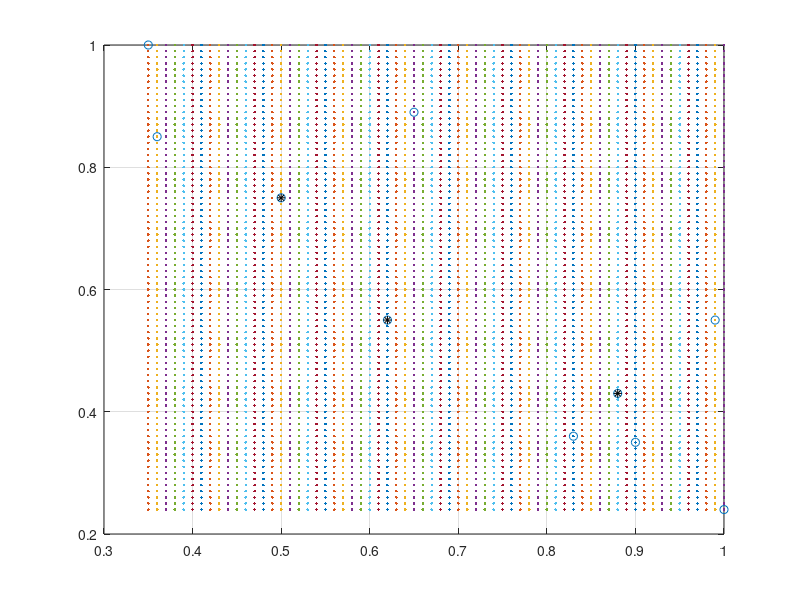
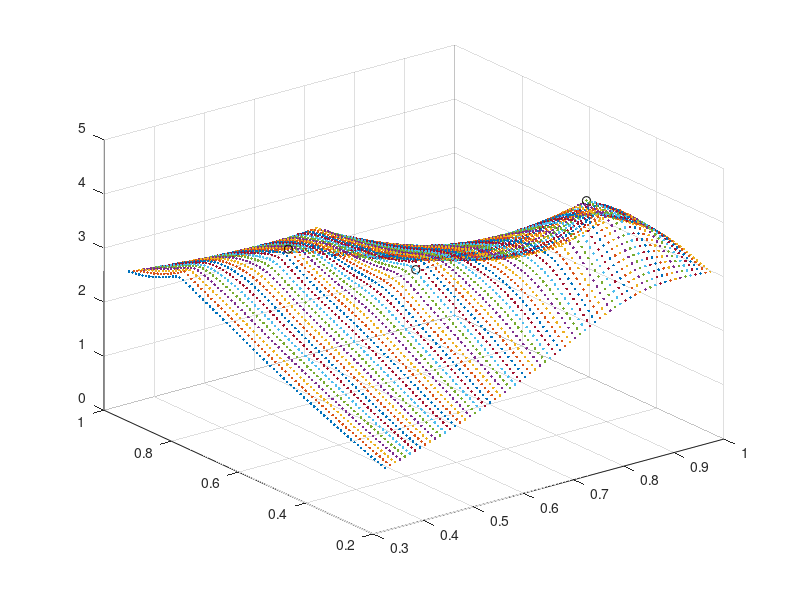
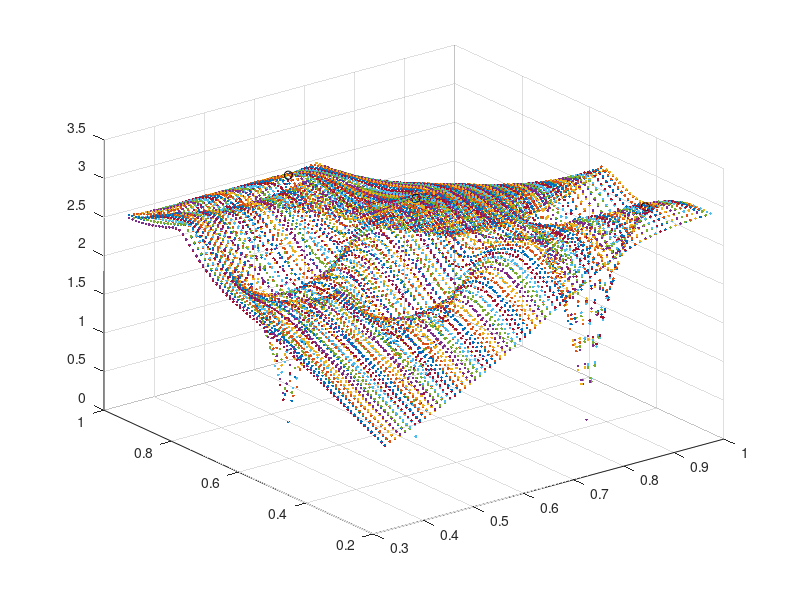

Source code (MATLAB) for these figures, in order:
clc;
close all;
clear all;

x = [0.36 0.65 0.62 0.50 0.35 0.90 1.00 0.99 0.83 0.88];
y = [0.85 0.89 0.55 0.75 1.00 0.35 0.24 0.55 0.36 0.43];

valorxmaximo = max(x);
valorxminimo = min(x);
valorymaximo = max(y);
valoryminimo = min(y);
%Modificar muestras grid para presicion
factor = 100;
factorx = valorxmaximo/factor;
factory = valorxmaximo/factor;
[X, Y] = meshgrid (valorxminimo:factorx:valorxmaximo, valoryminimo:factory:valorymaximo);

figure (1)
plot(x, y, 'o');
grid on; 
hold on;
plot(X,Y,'.');
hold on;

% Ni = grid point = X,Y
%Distancia eucliana
% dxN = sqrt( (x(1)-N(1)).^2 + (y(1)-vy(1)).^2 )

%Mayor alfa mayores picos
alfa = 4;

lenxy = length(x);
[lenX lenY] = size(X);
M = zeros(lenX,lenY);
for i = 1:lenxy
    for ii = 1:lenX
        for jj = 1:lenY
            dxN = sqrt( (x(i)-X(ii,jj)).^2 + (y(i)-Y(ii,jj)).^2 );
            Mx(ii,jj) = exp( -(alfa.*dxN) );
            M(ii,jj) = M(ii,jj) + Mx(ii,jj);
        end
    end
end

figure (2)
plot3(X,Y,M,'.');
grid on;
hold on;

%Encontrar valor maximo de M, posicion en x & y 
%M1* = max(M)
%Misma funcion que las 2 lineas siguientes---------
% [lenmx lenmy] = size(M);
% maxvalor = 0;
% maxvalorfin = 0;
% for i = 1:lenmx
%     for ii = 1:lenmy
%         maxvalor = M(i,ii);
%         if(maxvalor > maxvalorfin)
%             maxvalorfin = maxvalor;
%             posx = i;
%             posy = ii;
%         end
%     end
% end
%--------------------------------------------------

%Variable posx y posy guardan los centros 

contador = 1;
while 1 
    figure (2);
    [lenmx lenmy] = max(M(:));
    [posx(contador), posy(contador)] = ind2sub(size(M),lenmy);

    %Primer cumulo es posx,posy, mostrar en la grafica
    plot3(X(posx(contador),posy(contador)),Y(posx(contador),posy(contador)),M(posx(contador),posy(contador)),'ko');
    hold on;
    
    beta = 15;
    [lenXn lenYn] = size(M);
    Mn = zeros(lenXn,lenYn);
        for ii = 1:lenXn
            for jj = 1:lenYn
                dxNn = sqrt( (X(posx(contador),posy(contador))-X(ii,jj)).^2 + (Y(posx(contador),posy(contador))-Y(ii,jj)).^2 );
                Mxn(ii,jj) = exp( -(beta.*dxNn) );
                Mn(ii,jj) = Mn(ii,jj) + Mxn(ii,jj);
            end
        end
    Mn;

    % %Obtener siguientes cumulos
    Mnext = max( M - M(posx(contador),posy(contador)).*Mn , 0 );

    %Encontrar valor maximo de Mnext, posicion en x & y 
    [lenmxn lenmyn] = max(Mnext(:));
    [posxn, posyn] = ind2sub(size(Mnext),lenmyn);

    figure (3)
    plot3(X,Y,Mnext,'.');
    grid on;
    hold on;
    plot3(X(posxn,posyn),Y(posxn,posyn),Mnext(posxn,posyn),'ko');
    grid on;
    hold on

    paro = (M(posx(contador),posy(contador)))/(Mnext(posxn,posyn));
    
    %if paro <= 1.0500
    if contador == 3
        disp('Fin de logaritmo paro < 1');
        break;
    else 
        contador = contador+1;
        M = Mnext;
    end
end
contador;
%disp('Centros');
figure (1)
xl = length(posx);
for ixl = 1:xl
    plot(X(posx(ixl),posy(ixl)),Y(posx(ixl),posy(ixl)), 'k*');
    hold on;
end
